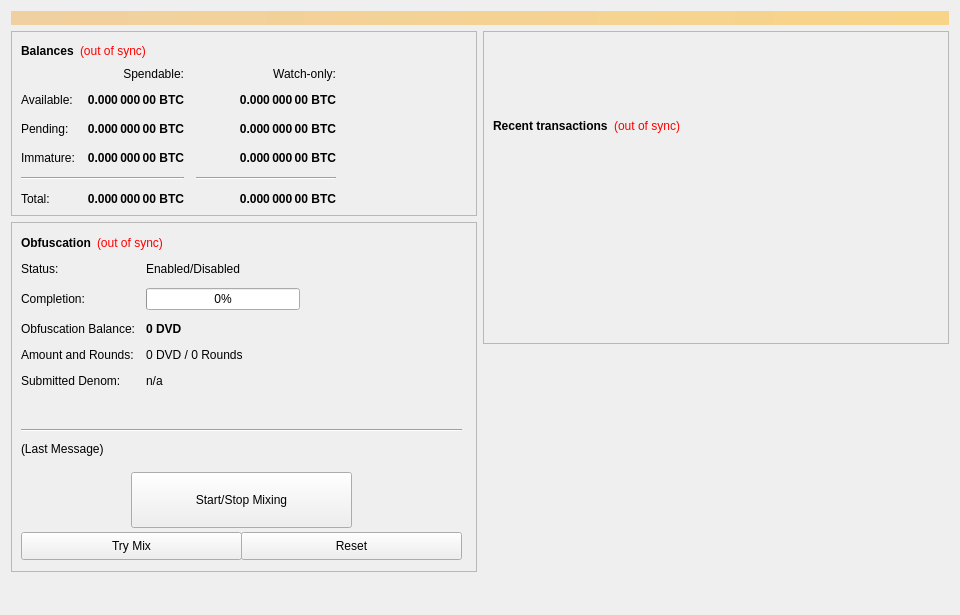
<?xml version="1.0" encoding="UTF-8"?>
<ui version="4.0">
 <class>OverviewPage</class>
 <widget class="QWidget" name="OverviewPage">
  <property name="geometry">
   <rect>
    <x>0</x>
    <y>0</y>
    <width>960</width>
    <height>615</height>
   </rect>
  </property>
  <property name="minimumSize">
   <size>
    <width>960</width>
    <height>0</height>
   </size>
  </property>
  <property name="windowTitle">
   <string>Form</string>
  </property>
  <layout class="QVBoxLayout" name="topLayout">
   <item>
    <widget class="QLabel" name="labelAlerts">
     <property name="visible">
      <bool>false</bool>
     </property>
     <property name="styleSheet">
      <string notr="true">background-color: qlineargradient(x1: 0, y1: 0, x2: 1, y2: 0, stop:0 #F0D0A0, stop:1 #F8D488); color:#000000;</string>
     </property>
     <property name="wordWrap">
      <bool>true</bool>
     </property>
     <property name="margin">
      <number>3</number>
     </property>
    </widget>
   </item>
   <item>
    <layout class="QHBoxLayout" name="horizontalLayout" stretch="1,1">
     <item>
      <layout class="QVBoxLayout" name="verticalLayout_2">
       <item>
        <widget class="QFrame" name="frame">
         <property name="frameShape">
          <enum>QFrame::StyledPanel</enum>
         </property>
         <property name="frameShadow">
          <enum>QFrame::Raised</enum>
         </property>
         <layout class="QVBoxLayout" name="verticalLayout_4">
          <item>
           <layout class="QHBoxLayout" name="horizontalLayout_4">
            <item>
             <widget class="QLabel" name="label_5">
              <property name="font">
               <font>
                <weight>75</weight>
                <bold>true</bold>
               </font>
              </property>
              <property name="text">
               <string>Balances</string>
              </property>
             </widget>
            </item>
            <item>
             <widget class="QLabel" name="labelWalletStatus">
              <property name="cursor">
               <cursorShape>WhatsThisCursor</cursorShape>
              </property>
              <property name="toolTip">
               <string>The displayed information may be out of date. Your wallet automatically synchronizes with the Dividendcash network after a connection is established, but this process has not completed yet.</string>
              </property>
              <property name="styleSheet">
               <string notr="true">QLabel { color: red; }</string>
              </property>
              <property name="text">
               <string notr="true">(out of sync)</string>
              </property>
              <property name="alignment">
               <set>Qt::AlignLeading|Qt::AlignLeft|Qt::AlignVCenter</set>
              </property>
             </widget>
            </item>
            <item>
             <spacer name="horizontalSpacer_3">
              <property name="orientation">
               <enum>Qt::Horizontal</enum>
              </property>
              <property name="sizeHint" stdset="0">
               <size>
                <width>40</width>
                <height>20</height>
               </size>
              </property>
             </spacer>
            </item>
           </layout>
          </item>
          <item>
           <layout class="QGridLayout" name="gridLayout">
            <property name="spacing">
             <number>12</number>
            </property>
            <item row="2" column="2">
             <widget class="QLabel" name="labelWatchPending">
              <property name="font">
               <font>
                <weight>75</weight>
                <bold>true</bold>
               </font>
              </property>
              <property name="cursor">
               <cursorShape>IBeamCursor</cursorShape>
              </property>
              <property name="toolTip">
               <string>Unconfirmed transactions to watch-only addresses</string>
              </property>
              <property name="text">
               <string notr="true">0.000 000 00 BTC</string>
              </property>
              <property name="alignment">
               <set>Qt::AlignRight|Qt::AlignTrailing|Qt::AlignVCenter</set>
              </property>
              <property name="textInteractionFlags">
               <set>Qt::LinksAccessibleByMouse|Qt::TextSelectableByKeyboard|Qt::TextSelectableByMouse</set>
              </property>
             </widget>
            </item>
            <item row="2" column="1">
             <widget class="QLabel" name="labelUnconfirmed">
              <property name="font">
               <font>
                <weight>75</weight>
                <bold>true</bold>
               </font>
              </property>
              <property name="cursor">
               <cursorShape>IBeamCursor</cursorShape>
              </property>
              <property name="toolTip">
               <string>Total of transactions that have yet to be confirmed, and do not yet count toward the spendable balance</string>
              </property>
              <property name="text">
               <string notr="true">0.000 000 00 BTC</string>
              </property>
              <property name="alignment">
               <set>Qt::AlignRight|Qt::AlignTrailing|Qt::AlignVCenter</set>
              </property>
              <property name="textInteractionFlags">
               <set>Qt::LinksAccessibleByMouse|Qt::TextSelectableByKeyboard|Qt::TextSelectableByMouse</set>
              </property>
             </widget>
            </item>
            <item row="3" column="2">
             <widget class="QLabel" name="labelWatchImmature">
              <property name="font">
               <font>
                <weight>75</weight>
                <bold>true</bold>
               </font>
              </property>
              <property name="cursor">
               <cursorShape>IBeamCursor</cursorShape>
              </property>
              <property name="toolTip">
               <string>Staked or masternode rewards in watch-only addresses that has not yet matured</string>
              </property>
              <property name="text">
               <string notr="true">0.000 000 00 BTC</string>
              </property>
              <property name="alignment">
               <set>Qt::AlignRight|Qt::AlignTrailing|Qt::AlignVCenter</set>
              </property>
              <property name="textInteractionFlags">
               <set>Qt::LinksAccessibleByMouse|Qt::TextSelectableByKeyboard|Qt::TextSelectableByMouse</set>
              </property>
             </widget>
            </item>
            <item row="4" column="0" colspan="2">
             <widget class="Line" name="lineSpendableBalance">
              <property name="orientation">
               <enum>Qt::Horizontal</enum>
              </property>
             </widget>
            </item>
            <item row="4" column="2">
             <widget class="Line" name="lineWatchBalance">
              <property name="sizePolicy">
               <sizepolicy hsizetype="Preferred" vsizetype="Fixed">
                <horstretch>0</horstretch>
                <verstretch>0</verstretch>
               </sizepolicy>
              </property>
              <property name="minimumSize">
               <size>
                <width>140</width>
                <height>0</height>
               </size>
              </property>
              <property name="orientation">
               <enum>Qt::Horizontal</enum>
              </property>
             </widget>
            </item>
            <item row="5" column="0">
             <widget class="QLabel" name="labelTotalText">
              <property name="text">
               <string>Total:</string>
              </property>
             </widget>
            </item>
            <item row="3" column="1">
             <widget class="QLabel" name="labelImmature">
              <property name="font">
               <font>
                <weight>75</weight>
                <bold>true</bold>
               </font>
              </property>
              <property name="cursor">
               <cursorShape>IBeamCursor</cursorShape>
              </property>
              <property name="toolTip">
               <string>Staked or masternode rewards that has not yet matured</string>
              </property>
              <property name="text">
               <string notr="true">0.000 000 00 BTC</string>
              </property>
              <property name="alignment">
               <set>Qt::AlignRight|Qt::AlignTrailing|Qt::AlignVCenter</set>
              </property>
              <property name="textInteractionFlags">
               <set>Qt::LinksAccessibleByMouse|Qt::TextSelectableByKeyboard|Qt::TextSelectableByMouse</set>
              </property>
             </widget>
            </item>
            <item row="2" column="3">
             <spacer name="horizontalSpacer_2">
              <property name="orientation">
               <enum>Qt::Horizontal</enum>
              </property>
              <property name="sizeHint" stdset="0">
               <size>
                <width>40</width>
                <height>20</height>
               </size>
              </property>
             </spacer>
            </item>
            <item row="3" column="0">
             <widget class="QLabel" name="labelImmatureText">
              <property name="text">
               <string>Immature:</string>
              </property>
             </widget>
            </item>
            <item row="5" column="1">
             <widget class="QLabel" name="labelTotal">
              <property name="font">
               <font>
                <weight>75</weight>
                <bold>true</bold>
               </font>
              </property>
              <property name="cursor">
               <cursorShape>IBeamCursor</cursorShape>
              </property>
              <property name="toolTip">
               <string>Your current total balance</string>
              </property>
              <property name="text">
               <string notr="true">0.000 000 00 BTC</string>
              </property>
              <property name="alignment">
               <set>Qt::AlignRight|Qt::AlignTrailing|Qt::AlignVCenter</set>
              </property>
              <property name="textInteractionFlags">
               <set>Qt::LinksAccessibleByMouse|Qt::TextSelectableByKeyboard|Qt::TextSelectableByMouse</set>
              </property>
             </widget>
            </item>
            <item row="5" column="2">
             <widget class="QLabel" name="labelWatchTotal">
              <property name="font">
               <font>
                <weight>75</weight>
                <bold>true</bold>
               </font>
              </property>
              <property name="cursor">
               <cursorShape>IBeamCursor</cursorShape>
              </property>
              <property name="toolTip">
               <string>Current total balance in watch-only addresses</string>
              </property>
              <property name="text">
               <string notr="true">0.000 000 00 BTC</string>
              </property>
              <property name="alignment">
               <set>Qt::AlignRight|Qt::AlignTrailing|Qt::AlignVCenter</set>
              </property>
              <property name="textInteractionFlags">
               <set>Qt::LinksAccessibleByMouse|Qt::TextSelectableByKeyboard|Qt::TextSelectableByMouse</set>
              </property>
             </widget>
            </item>
            <item row="0" column="2">
             <widget class="QLabel" name="labelWatchonly">
              <property name="text">
               <string>Watch-only:</string>
              </property>
              <property name="alignment">
               <set>Qt::AlignRight|Qt::AlignTrailing|Qt::AlignVCenter</set>
              </property>
             </widget>
            </item>
            <item row="1" column="0">
             <widget class="QLabel" name="labelBalanceText">
              <property name="text">
               <string>Available:</string>
              </property>
             </widget>
            </item>
            <item row="1" column="1">
             <widget class="QLabel" name="labelBalance">
              <property name="font">
               <font>
                <weight>75</weight>
                <bold>true</bold>
               </font>
              </property>
              <property name="cursor">
               <cursorShape>IBeamCursor</cursorShape>
              </property>
              <property name="toolTip">
               <string>Your current spendable balance</string>
              </property>
              <property name="text">
               <string notr="true">0.000 000 00 BTC</string>
              </property>
              <property name="alignment">
               <set>Qt::AlignRight|Qt::AlignTrailing|Qt::AlignVCenter</set>
              </property>
              <property name="textInteractionFlags">
               <set>Qt::LinksAccessibleByMouse|Qt::TextSelectableByKeyboard|Qt::TextSelectableByMouse</set>
              </property>
             </widget>
            </item>
            <item row="1" column="2">
             <widget class="QLabel" name="labelWatchAvailable">
              <property name="font">
               <font>
                <weight>75</weight>
                <bold>true</bold>
               </font>
              </property>
              <property name="cursor">
               <cursorShape>IBeamCursor</cursorShape>
              </property>
              <property name="toolTip">
               <string>Your current balance in watch-only addresses</string>
              </property>
              <property name="text">
               <string notr="true">0.000 000 00 BTC</string>
              </property>
              <property name="alignment">
               <set>Qt::AlignRight|Qt::AlignTrailing|Qt::AlignVCenter</set>
              </property>
              <property name="textInteractionFlags">
               <set>Qt::LinksAccessibleByMouse|Qt::TextSelectableByKeyboard|Qt::TextSelectableByMouse</set>
              </property>
             </widget>
            </item>
            <item row="2" column="0">
             <widget class="QLabel" name="labelPendingText">
              <property name="text">
               <string>Pending:</string>
              </property>
             </widget>
            </item>
            <item row="0" column="1">
             <widget class="QLabel" name="labelSpendable">
              <property name="text">
               <string>Spendable:</string>
              </property>
              <property name="alignment">
               <set>Qt::AlignRight|Qt::AlignTrailing|Qt::AlignVCenter</set>
              </property>
             </widget>
            </item>
           </layout>
          </item>
         </layout>
        </widget>
       </item>
       <item>
        <widget class="QFrame" name="frameObfuscation">
         <property name="minimumSize">
          <size>
           <width>0</width>
           <height>350</height>
          </size>
         </property>
         <property name="layoutDirection">
          <enum>Qt::LeftToRight</enum>
         </property>
         <property name="frameShape">
          <enum>QFrame::StyledPanel</enum>
         </property>
         <property name="frameShadow">
          <enum>QFrame::Raised</enum>
         </property>
         <widget class="QWidget" name="formLayoutWidget">
          <property name="geometry">
           <rect>
            <x>10</x>
            <y>40</y>
            <width>451</width>
            <height>161</height>
           </rect>
          </property>
          <layout class="QFormLayout" name="formLayout">
           <property name="fieldGrowthPolicy">
            <enum>QFormLayout::AllNonFixedFieldsGrow</enum>
           </property>
           <property name="horizontalSpacing">
            <number>11</number>
           </property>
           <property name="verticalSpacing">
            <number>12</number>
           </property>
           <item row="0" column="0">
            <widget class="QLabel" name="label_6">
             <property name="text">
              <string>Status:</string>
             </property>
            </widget>
           </item>
           <item row="1" column="0">
            <widget class="QLabel" name="label_7">
             <property name="text">
              <string>Completion:</string>
             </property>
            </widget>
           </item>
           <item row="1" column="1">
            <widget class="QProgressBar" name="obfuscationProgress">
             <property name="maximumSize">
              <size>
               <width>154</width>
               <height>16777215</height>
              </size>
             </property>
             <property name="value">
              <number>0</number>
             </property>
            </widget>
           </item>
           <item row="2" column="0">
            <widget class="QLabel" name="labelAnonymizedText">
             <property name="text">
              <string>Obfuscation Balance:</string>
             </property>
            </widget>
           </item>
           <item row="2" column="1">
            <widget class="QLabel" name="labelAnonymized">
             <property name="font">
              <font>
               <weight>75</weight>
               <bold>true</bold>
              </font>
             </property>
             <property name="text">
              <string notr="true">0 DVD</string>
             </property>
            </widget>
           </item>
           <item row="3" column="0">
            <widget class="QLabel" name="label_8">
             <property name="text">
              <string>Amount and Rounds:</string>
             </property>
            </widget>
           </item>
           <item row="3" column="1">
            <widget class="QLabel" name="labelAmountRounds">
             <property name="text">
              <string>0 DVD / 0 Rounds</string>
             </property>
            </widget>
           </item>
           <item row="4" column="0">
            <widget class="QLabel" name="label_9">
             <property name="text">
              <string>Submitted Denom:</string>
             </property>
            </widget>
           </item>
           <item row="4" column="1">
            <widget class="QLabel" name="labelSubmittedDenom">
             <property name="toolTip">
              <string>The denominations you submitted to the Masternode.&lt;br&gt;To mix, other users must submit the exact same denominations.</string>
             </property>
             <property name="text">
              <string>n/a</string>
             </property>
            </widget>
           </item>
           <item row="0" column="1">
            <widget class="QLabel" name="obfuscationEnabled">
             <property name="text">
              <string>Enabled/Disabled</string>
             </property>
            </widget>
           </item>
          </layout>
         </widget>
         <widget class="QPushButton" name="runAutoDenom">
          <property name="geometry">
           <rect>
            <x>251</x>
            <y>17</y>
            <width>1</width>
            <height>1</height>
           </rect>
          </property>
          <property name="palette">
           <palette>
            <active>
             <colorrole role="WindowText">
              <brush brushstyle="SolidPattern">
               <color alpha="255">
                <red>0</red>
                <green>0</green>
                <blue>0</blue>
               </color>
              </brush>
             </colorrole>
             <colorrole role="Button">
              <brush brushstyle="SolidPattern">
               <color alpha="255">
                <red>239</red>
                <green>238</green>
                <blue>238</blue>
               </color>
              </brush>
             </colorrole>
             <colorrole role="Light">
              <brush brushstyle="SolidPattern">
               <color alpha="255">
                <red>255</red>
                <green>255</green>
                <blue>255</blue>
               </color>
              </brush>
             </colorrole>
             <colorrole role="Midlight">
              <brush brushstyle="SolidPattern">
               <color alpha="255">
                <red>247</red>
                <green>246</green>
                <blue>246</blue>
               </color>
              </brush>
             </colorrole>
             <colorrole role="Dark">
              <brush brushstyle="SolidPattern">
               <color alpha="255">
                <red>119</red>
                <green>119</green>
                <blue>119</blue>
               </color>
              </brush>
             </colorrole>
             <colorrole role="Mid">
              <brush brushstyle="SolidPattern">
               <color alpha="255">
                <red>159</red>
                <green>159</green>
                <blue>159</blue>
               </color>
              </brush>
             </colorrole>
             <colorrole role="Text">
              <brush brushstyle="SolidPattern">
               <color alpha="255">
                <red>0</red>
                <green>0</green>
                <blue>0</blue>
               </color>
              </brush>
             </colorrole>
             <colorrole role="BrightText">
              <brush brushstyle="SolidPattern">
               <color alpha="255">
                <red>255</red>
                <green>255</green>
                <blue>255</blue>
               </color>
              </brush>
             </colorrole>
             <colorrole role="ButtonText">
              <brush brushstyle="SolidPattern">
               <color alpha="255">
                <red>0</red>
                <green>0</green>
                <blue>0</blue>
               </color>
              </brush>
             </colorrole>
             <colorrole role="Base">
              <brush brushstyle="SolidPattern">
               <color alpha="255">
                <red>255</red>
                <green>255</green>
                <blue>255</blue>
               </color>
              </brush>
             </colorrole>
             <colorrole role="Window">
              <brush brushstyle="SolidPattern">
               <color alpha="255">
                <red>239</red>
                <green>238</green>
                <blue>238</blue>
               </color>
              </brush>
             </colorrole>
             <colorrole role="Shadow">
              <brush brushstyle="SolidPattern">
               <color alpha="255">
                <red>0</red>
                <green>0</green>
                <blue>0</blue>
               </color>
              </brush>
             </colorrole>
             <colorrole role="AlternateBase">
              <brush brushstyle="SolidPattern">
               <color alpha="255">
                <red>247</red>
                <green>246</green>
                <blue>246</blue>
               </color>
              </brush>
             </colorrole>
             <colorrole role="ToolTipBase">
              <brush brushstyle="SolidPattern">
               <color alpha="255">
                <red>255</red>
                <green>255</green>
                <blue>220</blue>
               </color>
              </brush>
             </colorrole>
             <colorrole role="ToolTipText">
              <brush brushstyle="SolidPattern">
               <color alpha="255">
                <red>0</red>
                <green>0</green>
                <blue>0</blue>
               </color>
              </brush>
             </colorrole>
            </active>
            <inactive>
             <colorrole role="WindowText">
              <brush brushstyle="SolidPattern">
               <color alpha="255">
                <red>0</red>
                <green>0</green>
                <blue>0</blue>
               </color>
              </brush>
             </colorrole>
             <colorrole role="Button">
              <brush brushstyle="SolidPattern">
               <color alpha="255">
                <red>239</red>
                <green>238</green>
                <blue>238</blue>
               </color>
              </brush>
             </colorrole>
             <colorrole role="Light">
              <brush brushstyle="SolidPattern">
               <color alpha="255">
                <red>255</red>
                <green>255</green>
                <blue>255</blue>
               </color>
              </brush>
             </colorrole>
             <colorrole role="Midlight">
              <brush brushstyle="SolidPattern">
               <color alpha="255">
                <red>247</red>
                <green>246</green>
                <blue>246</blue>
               </color>
              </brush>
             </colorrole>
             <colorrole role="Dark">
              <brush brushstyle="SolidPattern">
               <color alpha="255">
                <red>119</red>
                <green>119</green>
                <blue>119</blue>
               </color>
              </brush>
             </colorrole>
             <colorrole role="Mid">
              <brush brushstyle="SolidPattern">
               <color alpha="255">
                <red>159</red>
                <green>159</green>
                <blue>159</blue>
               </color>
              </brush>
             </colorrole>
             <colorrole role="Text">
              <brush brushstyle="SolidPattern">
               <color alpha="255">
                <red>0</red>
                <green>0</green>
                <blue>0</blue>
               </color>
              </brush>
             </colorrole>
             <colorrole role="BrightText">
              <brush brushstyle="SolidPattern">
               <color alpha="255">
                <red>255</red>
                <green>255</green>
                <blue>255</blue>
               </color>
              </brush>
             </colorrole>
             <colorrole role="ButtonText">
              <brush brushstyle="SolidPattern">
               <color alpha="255">
                <red>0</red>
                <green>0</green>
                <blue>0</blue>
               </color>
              </brush>
             </colorrole>
             <colorrole role="Base">
              <brush brushstyle="SolidPattern">
               <color alpha="255">
                <red>255</red>
                <green>255</green>
                <blue>255</blue>
               </color>
              </brush>
             </colorrole>
             <colorrole role="Window">
              <brush brushstyle="SolidPattern">
               <color alpha="255">
                <red>239</red>
                <green>238</green>
                <blue>238</blue>
               </color>
              </brush>
             </colorrole>
             <colorrole role="Shadow">
              <brush brushstyle="SolidPattern">
               <color alpha="255">
                <red>0</red>
                <green>0</green>
                <blue>0</blue>
               </color>
              </brush>
             </colorrole>
             <colorrole role="AlternateBase">
              <brush brushstyle="SolidPattern">
               <color alpha="255">
                <red>247</red>
                <green>246</green>
                <blue>246</blue>
               </color>
              </brush>
             </colorrole>
             <colorrole role="ToolTipBase">
              <brush brushstyle="SolidPattern">
               <color alpha="255">
                <red>255</red>
                <green>255</green>
                <blue>220</blue>
               </color>
              </brush>
             </colorrole>
             <colorrole role="ToolTipText">
              <brush brushstyle="SolidPattern">
               <color alpha="255">
                <red>0</red>
                <green>0</green>
                <blue>0</blue>
               </color>
              </brush>
             </colorrole>
            </inactive>
            <disabled>
             <colorrole role="WindowText">
              <brush brushstyle="SolidPattern">
               <color alpha="255">
                <red>119</red>
                <green>119</green>
                <blue>119</blue>
               </color>
              </brush>
             </colorrole>
             <colorrole role="Button">
              <brush brushstyle="SolidPattern">
               <color alpha="255">
                <red>239</red>
                <green>238</green>
                <blue>238</blue>
               </color>
              </brush>
             </colorrole>
             <colorrole role="Light">
              <brush brushstyle="SolidPattern">
               <color alpha="255">
                <red>255</red>
                <green>255</green>
                <blue>255</blue>
               </color>
              </brush>
             </colorrole>
             <colorrole role="Midlight">
              <brush brushstyle="SolidPattern">
               <color alpha="255">
                <red>247</red>
                <green>246</green>
                <blue>246</blue>
               </color>
              </brush>
             </colorrole>
             <colorrole role="Dark">
              <brush brushstyle="SolidPattern">
               <color alpha="255">
                <red>119</red>
                <green>119</green>
                <blue>119</blue>
               </color>
              </brush>
             </colorrole>
             <colorrole role="Mid">
              <brush brushstyle="SolidPattern">
               <color alpha="255">
                <red>159</red>
                <green>159</green>
                <blue>159</blue>
               </color>
              </brush>
             </colorrole>
             <colorrole role="Text">
              <brush brushstyle="SolidPattern">
               <color alpha="255">
                <red>119</red>
                <green>119</green>
                <blue>119</blue>
               </color>
              </brush>
             </colorrole>
             <colorrole role="BrightText">
              <brush brushstyle="SolidPattern">
               <color alpha="255">
                <red>255</red>
                <green>255</green>
                <blue>255</blue>
               </color>
              </brush>
             </colorrole>
             <colorrole role="ButtonText">
              <brush brushstyle="SolidPattern">
               <color alpha="255">
                <red>119</red>
                <green>119</green>
                <blue>119</blue>
               </color>
              </brush>
             </colorrole>
             <colorrole role="Base">
              <brush brushstyle="SolidPattern">
               <color alpha="255">
                <red>239</red>
                <green>238</green>
                <blue>238</blue>
               </color>
              </brush>
             </colorrole>
             <colorrole role="Window">
              <brush brushstyle="SolidPattern">
               <color alpha="255">
                <red>239</red>
                <green>238</green>
                <blue>238</blue>
               </color>
              </brush>
             </colorrole>
             <colorrole role="Shadow">
              <brush brushstyle="SolidPattern">
               <color alpha="255">
                <red>0</red>
                <green>0</green>
                <blue>0</blue>
               </color>
              </brush>
             </colorrole>
             <colorrole role="AlternateBase">
              <brush brushstyle="SolidPattern">
               <color alpha="255">
                <red>239</red>
                <green>238</green>
                <blue>238</blue>
               </color>
              </brush>
             </colorrole>
             <colorrole role="ToolTipBase">
              <brush brushstyle="SolidPattern">
               <color alpha="255">
                <red>255</red>
                <green>255</green>
                <blue>220</blue>
               </color>
              </brush>
             </colorrole>
             <colorrole role="ToolTipText">
              <brush brushstyle="SolidPattern">
               <color alpha="255">
                <red>0</red>
                <green>0</green>
                <blue>0</blue>
               </color>
              </brush>
             </colorrole>
            </disabled>
           </palette>
          </property>
          <property name="focusPolicy">
           <enum>Qt::NoFocus</enum>
          </property>
          <property name="autoFillBackground">
           <bool>true</bool>
          </property>
          <property name="text">
           <string/>
          </property>
          <property name="flat">
           <bool>true</bool>
          </property>
         </widget>
         <widget class="QPushButton" name="toggleObfuscation">
          <property name="geometry">
           <rect>
            <x>120</x>
            <y>250</y>
            <width>221</width>
            <height>56</height>
           </rect>
          </property>
          <property name="sizePolicy">
           <sizepolicy hsizetype="MinimumExpanding" vsizetype="Fixed">
            <horstretch>0</horstretch>
            <verstretch>0</verstretch>
           </sizepolicy>
          </property>
          <property name="text">
           <string>Start/Stop Mixing</string>
          </property>
         </widget>
         <widget class="Line" name="lineLastMessage">
          <property name="geometry">
           <rect>
            <x>10</x>
            <y>200</y>
            <width>441</width>
            <height>16</height>
           </rect>
          </property>
          <property name="orientation">
           <enum>Qt::Horizontal</enum>
          </property>
         </widget>
         <widget class="QLabel" name="obfuscationStatus">
          <property name="geometry">
           <rect>
            <x>10</x>
            <y>220</y>
            <width>451</width>
            <height>61</height>
           </rect>
          </property>
          <property name="minimumSize">
           <size>
            <width>288</width>
            <height>43</height>
           </size>
          </property>
          <property name="text">
           <string>(Last Message)</string>
          </property>
          <property name="alignment">
           <set>Qt::AlignLeading|Qt::AlignLeft|Qt::AlignTop</set>
          </property>
          <property name="wordWrap">
           <bool>true</bool>
          </property>
         </widget>
         <widget class="QPushButton" name="obfuscationAuto">
          <property name="geometry">
           <rect>
            <x>10</x>
            <y>310</y>
            <width>221</width>
            <height>28</height>
           </rect>
          </property>
          <property name="sizePolicy">
           <sizepolicy hsizetype="MinimumExpanding" vsizetype="Fixed">
            <horstretch>0</horstretch>
            <verstretch>0</verstretch>
           </sizepolicy>
          </property>
          <property name="toolTip">
           <string>Try to manually submit a Obfuscation request.</string>
          </property>
          <property name="text">
           <string>Try Mix</string>
          </property>
         </widget>
         <widget class="QPushButton" name="obfuscationReset">
          <property name="geometry">
           <rect>
            <x>230</x>
            <y>310</y>
            <width>221</width>
            <height>28</height>
           </rect>
          </property>
          <property name="sizePolicy">
           <sizepolicy hsizetype="MinimumExpanding" vsizetype="Fixed">
            <horstretch>0</horstretch>
            <verstretch>0</verstretch>
           </sizepolicy>
          </property>
          <property name="toolTip">
           <string>Reset the current status of Obfuscation (can interrupt Obfuscation if it's in the process of Mixing, which can cost you money!)</string>
          </property>
          <property name="autoFillBackground">
           <bool>false</bool>
          </property>
          <property name="text">
           <string>Reset</string>
          </property>
         </widget>
         <widget class="QWidget" name="layoutWidget">
          <property name="geometry">
           <rect>
            <x>10</x>
            <y>10</y>
            <width>431</width>
            <height>22</height>
           </rect>
          </property>
          <layout class="QHBoxLayout" name="horizontalLayout_5">
           <item>
            <widget class="QLabel" name="label_2">
             <property name="font">
              <font>
               <weight>75</weight>
               <bold>true</bold>
              </font>
             </property>
             <property name="text">
              <string>Obfuscation</string>
             </property>
            </widget>
           </item>
           <item>
            <widget class="QLabel" name="labelObfuscationSyncStatus">
             <property name="toolTip">
              <string>The displayed information may be out of date. Your wallet automatically synchronizes with the Dividendcash network after a connection is established, but this process has not completed yet.</string>
             </property>
             <property name="styleSheet">
              <string notr="true">QLabel { color: red; }</string>
             </property>
             <property name="text">
              <string notr="true">(out of sync)</string>
             </property>
             <property name="alignment">
              <set>Qt::AlignLeading|Qt::AlignLeft|Qt::AlignVCenter</set>
             </property>
            </widget>
           </item>
           <item>
            <spacer name="horizontalSpacer_4">
             <property name="orientation">
              <enum>Qt::Horizontal</enum>
             </property>
             <property name="sizeHint" stdset="0">
              <size>
               <width>40</width>
               <height>20</height>
              </size>
             </property>
            </spacer>
           </item>
          </layout>
         </widget>
        </widget>
       </item>
       <item>
        <spacer name="verticalSpacer">
         <property name="orientation">
          <enum>Qt::Vertical</enum>
         </property>
         <property name="sizeHint" stdset="0">
          <size>
           <width>20</width>
           <height>40</height>
          </size>
         </property>
        </spacer>
       </item>
      </layout>
     </item>
     <item>
      <layout class="QVBoxLayout" name="verticalLayout_3">
       <item>
        <widget class="QFrame" name="frame_2">
         <property name="frameShape">
          <enum>QFrame::StyledPanel</enum>
         </property>
         <property name="frameShadow">
          <enum>QFrame::Raised</enum>
         </property>
         <layout class="QVBoxLayout" name="verticalLayout">
          <item>
           <spacer name="verticalSpacer_3">
            <property name="orientation">
             <enum>Qt::Vertical</enum>
            </property>
            <property name="sizeType">
             <enum>QSizePolicy::Fixed</enum>
            </property>
            <property name="sizeHint" stdset="0">
             <size>
              <width>20</width>
              <height>75</height>
             </size>
            </property>
           </spacer>
          </item>
          <item>
           <layout class="QHBoxLayout" name="horizontalLayout_2">
            <item>
             <widget class="QLabel" name="label_4">
              <property name="font">
               <font>
                <weight>75</weight>
                <bold>true</bold>
               </font>
              </property>
              <property name="text">
               <string>Recent transactions</string>
              </property>
             </widget>
            </item>
            <item>
             <widget class="QLabel" name="labelTransactionsStatus">
              <property name="cursor">
               <cursorShape>WhatsThisCursor</cursorShape>
              </property>
              <property name="toolTip">
               <string>The displayed information may be out of date. Your wallet automatically synchronizes with the Dividendcash network after a connection is established, but this process has not completed yet.</string>
              </property>
              <property name="styleSheet">
               <string notr="true">QLabel { color: red; }</string>
              </property>
              <property name="text">
               <string notr="true">(out of sync)</string>
              </property>
              <property name="alignment">
               <set>Qt::AlignRight|Qt::AlignTrailing|Qt::AlignVCenter</set>
              </property>
             </widget>
            </item>
            <item>
             <spacer name="horizontalSpacer">
              <property name="orientation">
               <enum>Qt::Horizontal</enum>
              </property>
              <property name="sizeHint" stdset="0">
               <size>
                <width>40</width>
                <height>20</height>
               </size>
              </property>
             </spacer>
            </item>
           </layout>
          </item>
          <item>
           <widget class="QListView" name="listTransactions">
            <property name="styleSheet">
             <string notr="true">QListView { background: transparent; }</string>
            </property>
            <property name="frameShape">
             <enum>QFrame::NoFrame</enum>
            </property>
            <property name="verticalScrollBarPolicy">
             <enum>Qt::ScrollBarAlwaysOff</enum>
            </property>
            <property name="horizontalScrollBarPolicy">
             <enum>Qt::ScrollBarAlwaysOff</enum>
            </property>
            <property name="selectionMode">
             <enum>QAbstractItemView::NoSelection</enum>
            </property>
           </widget>
          </item>
         </layout>
        </widget>
       </item>
       <item>
        <spacer name="verticalSpacer_2">
         <property name="orientation">
          <enum>Qt::Vertical</enum>
         </property>
         <property name="sizeType">
          <enum>QSizePolicy::Expanding</enum>
         </property>
         <property name="sizeHint" stdset="0">
          <size>
           <width>20</width>
           <height>40</height>
          </size>
         </property>
        </spacer>
       </item>
      </layout>
     </item>
    </layout>
   </item>
  </layout>
 </widget>
 <resources/>
 <connections/>
</ui>
